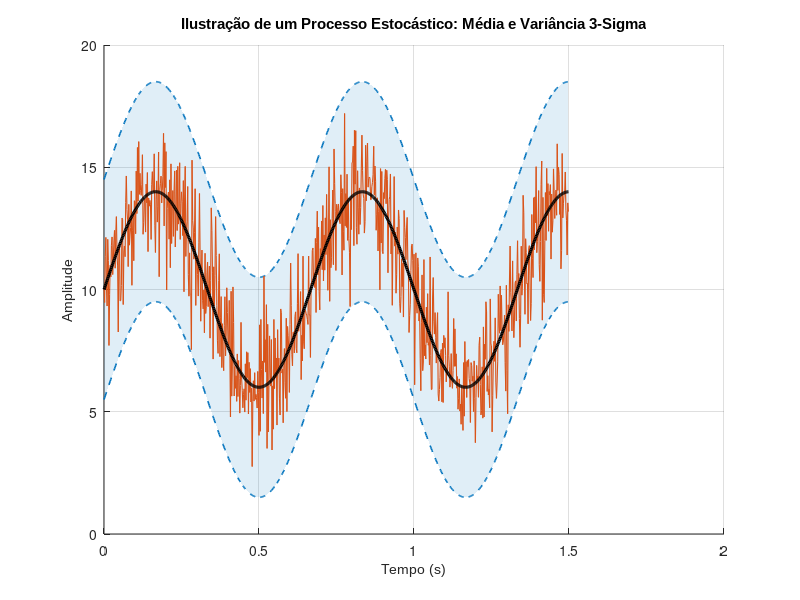

Source code (MATLAB): (Note: this script raises an error after producing the figure.)
clc; clear all; close all;

% 1. Parâmetros da Simulação
fs = 500;                 % Frequência de amostragem (Hz)
t = 0 : 1/fs : 1.5 - 1/fs; % Vetor de tempo (1.5 segundos)
N = length(t);

% Média do processo estocástico (sinal determinístico variante no tempo)
mu = 10 + 4 * sin(2 * pi * 1.5 * t);

% Desvio padrão constante do ruído
sigma = 1.5;

% 2. Geração de uma Realização do Processo Estocástico
% x(t) = mu(t) + w(t), onde w(t) ~ N(0, sigma^2)
rng(23);                  % Semente para reprodutibilidade
w = sigma * randn(size(t));
x = mu + w;

% Limites de 3-sigma (intervalo de confiança de 99.7%)
upper_bound = mu + 3 * sigma;
lower_bound = mu - 3 * sigma;

% 3. Plotagem dos Resultados
fig = figure('Position', [100, 100, 850, 480]);
hold on;

% Região sombreada representativa da variância (Faixa de 3-sigma)
fill_x = [t, fliplr(t)];
fill_y = [upper_bound, fliplr(lower_bound)];
h_fill = fill(fill_x, fill_y, [0.0, 0.4470, 0.7410], 'EdgeColor', 'none', 'FaceAlpha', 0.12);

% Plotar limites 3-sigma em linhas tracejadas
h_bounds = plot(t, upper_bound, 'Color', [0.0, 0.4470, 0.7410], 'LineStyle', '--', 'LineWidth', 1.2);
plot(t, lower_bound, 'Color', [0.0, 0.4470, 0.7410], 'LineStyle', '--', 'LineWidth', 1.2);

% Plotar a realização ruidosa
h_process = plot(t, x, 'Color', [0.8500, 0.3250, 0.0980], 'LineWidth', 0.8);

% Plotar a média teórica do processo
h_mean = plot(t, mu, 'k', 'LineWidth', 2.2);

% Configurações adicionais de estilo
title('Ilustração de um Processo Estocástico: Média e Variância 3-Sigma', 'FontSize', 11, 'FontWeight', 'bold', 'FontName', 'Arial');
xlabel('Tempo (s)', 'FontSize', 10, 'FontName', 'Arial');
ylabel('Amplitude', 'FontSize', 10, 'FontName', 'Arial');
grid on; ax = gca; ax.GridLineStyle = ':'; ax.GridAlpha = 0.6; ax.FontSize = 10;
box on;
ylim([2, 18]);

% Legenda clara
legend([h_process, h_mean, h_bounds, h_fill], ...
    {'Processo Ruidoso (Realização x(t))', 'Média Real (\mu(t))', 'Limites \pm3\sigma (Incerteza)', 'Região de Variância 3\sigma (99.7%)'}, ...
    'Location', 'northeast');

exportgraphics(fig, '../../images/aula10_processo_estocastico.png', 'Resolution', 200);
close(fig);
disp('Gráfico de ilustração do processo estocástico gerado com sucesso!');
